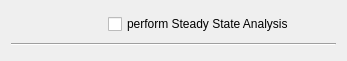
<ui version="4.0" >
<comment> Begin CVS Header </comment>
<comment>   $Source: /Volumes/Home/Users/shoops/cvs/copasi_dev/copasi/UI/CQLNAWidget.ui,v $ </comment>
<comment>   $Revision: 1.3 $ </comment>
<comment>   $Name:  $ </comment>
<comment>   $Author: shoops $ </comment>
<comment>   $Date: 2011/10/14 15:09:19 $ </comment>
<comment> End CVS Header </comment>

<comment> Copyright (C) 2011 by Pedro Mendes, Virginia Tech Intellectual </comment>
<comment> Properties, Inc., University of Heidelberg, and The University </comment>
<comment> of Manchester. </comment>
<comment> All rights reserved. </comment>

<comment> Copyright (C) 2008 by Pedro Mendes, Virginia Tech Intellectual </comment>
<comment> Properties, Inc., EML Research, gGmbH, University of Heidelberg, </comment>
<comment> and The University of Manchester. </comment>
<comment> All rights reserved. </comment>

 <comment> All rights reserved. </comment>
 <class>CQLNAWidget</class>
 <widget class="TaskWidget" name="CQLNAWidget" >
  <property name="geometry" >
   <rect>
    <x>0</x>
    <y>0</y>
    <width>347</width>
    <height>61</height>
   </rect>
  </property>
  <property name="caption" stdset="0" >
   <string>CQLNAWidget</string>
  </property>
  <layout class="QVBoxLayout" name="vboxLayout" >
   <item>
    <layout class="QHBoxLayout" name="_2" >
     <item>
      <spacer name="mpSacer" >
       <property name="orientation" >
        <enum>Qt::Horizontal</enum>
       </property>
       <property name="sizeType" >
        <enum>QSizePolicy::Fixed</enum>
       </property>
       <property name="sizeHint" stdset="0" >
        <size>
         <width>97</width>
         <height>13</height>
        </size>
       </property>
      </spacer>
     </item>
     <item>
      <widget class="QCheckBox" name="mpCheckSteadyState" >
       <property name="text" >
        <string>perform Steady State Analysis</string>
       </property>
      </widget>
     </item>
    </layout>
   </item>
   <item>
    <widget class="Line" name="mpLine" >
     <property name="frameShape" >
      <enum>QFrame::HLine</enum>
     </property>
     <property name="frameShadow" >
      <enum>QFrame::Sunken</enum>
     </property>
    </widget>
   </item>
  </layout>
 </widget>
 <layoutdefault spacing="6" margin="11" />
 <customwidgets>
  <customwidget>
   <class>TaskWidget</class>
   <extends>QWidget</extends>
   <header>copasi/UI/TaskWidget.h</header>
   <container>1</container>
  </customwidget>
 </customwidgets>
 <tabstops>
  <tabstop>mpCheckSteadyState</tabstop>
 </tabstops>
 <includes>
  <include location="local" >TaskWidget.h</include>
 </includes>
 <resources/>
 <connections>
  <connection>
   <sender>mpCheckSteadyState</sender>
   <signal>clicked()</signal>
   <receiver>CQLNAWidget</receiver>
   <slot>slotSteadyStateChecked()</slot>
   <hints>
    <hint type="sourcelabel" >
     <x>140</x>
     <y>33</y>
    </hint>
    <hint type="destinationlabel" >
     <x>20</x>
     <y>20</y>
    </hint>
   </hints>
  </connection>
 </connections>
</ui>
